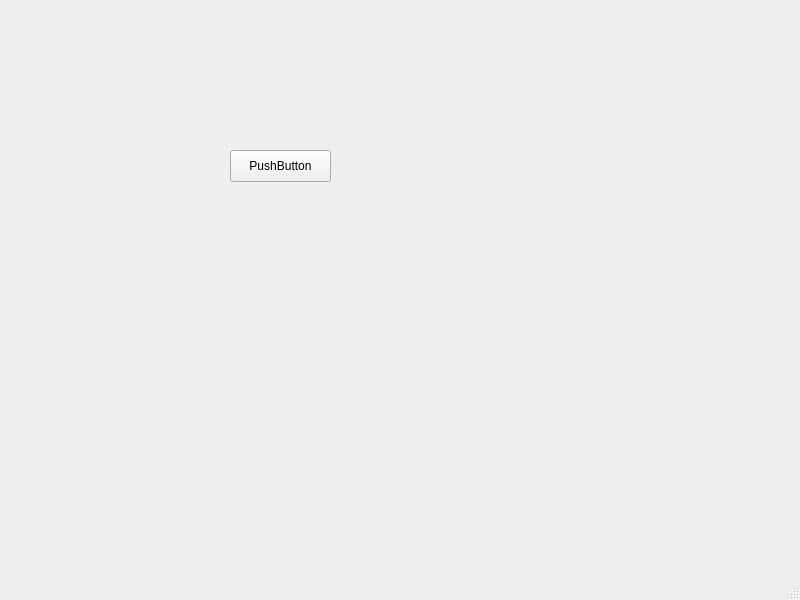
<?xml version="1.0" encoding="UTF-8"?>
<ui version="4.0">
 <class>MainWindow</class>
 <widget class="QMainWindow" name="MainWindow">
  <property name="geometry">
   <rect>
    <x>0</x>
    <y>0</y>
    <width>800</width>
    <height>600</height>
   </rect>
  </property>
  <property name="windowTitle">
   <string>MainWindow</string>
  </property>
  <widget class="QWidget" name="centralwidget">
   <widget class="QPushButton" name="pushButton">
    <property name="geometry">
     <rect>
      <x>230</x>
      <y>150</y>
      <width>101</width>
      <height>32</height>
     </rect>
    </property>
    <property name="text">
     <string>PushButton</string>
    </property>
   </widget>
  </widget>
  <widget class="QMenuBar" name="menubar">
   <property name="geometry">
    <rect>
     <x>0</x>
     <y>0</y>
     <width>800</width>
     <height>33</height>
    </rect>
   </property>
  </widget>
  <widget class="QStatusBar" name="statusbar"/>
 </widget>
 <resources/>
 <connections/>
</ui>
